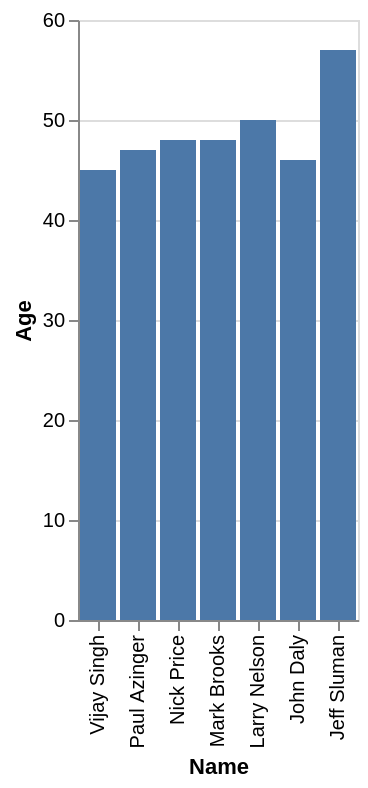

The specification (Vega-Lite) saved for this image:
### Vega-Lite specification from a JSON file in a GitHub repository (floating-point values rounded to 4 significant figures)
{"data": {"values": [{"x_data": "Larry Nelson", "y_data": 50}, {"x_data": "Jeff Sluman", "y_data": 57}, {"x_data": "John Daly", "y_data": 46}, {"x_data": "Paul Azinger", "y_data": 47}, {"x_data": "Nick Price", "y_data": 48}, {"x_data": "Mark Brooks", "y_data": 48}, {"x_data": "Vijay Singh", "y_data": 45}]}, "mark": "bar", "encoding": {"x": {"field": "x_data", "type": "nominal", "title": "Name", "sort": "descending"}, "y": {"field": "y_data", "type": "quantitative", "title": "Age"}}}
